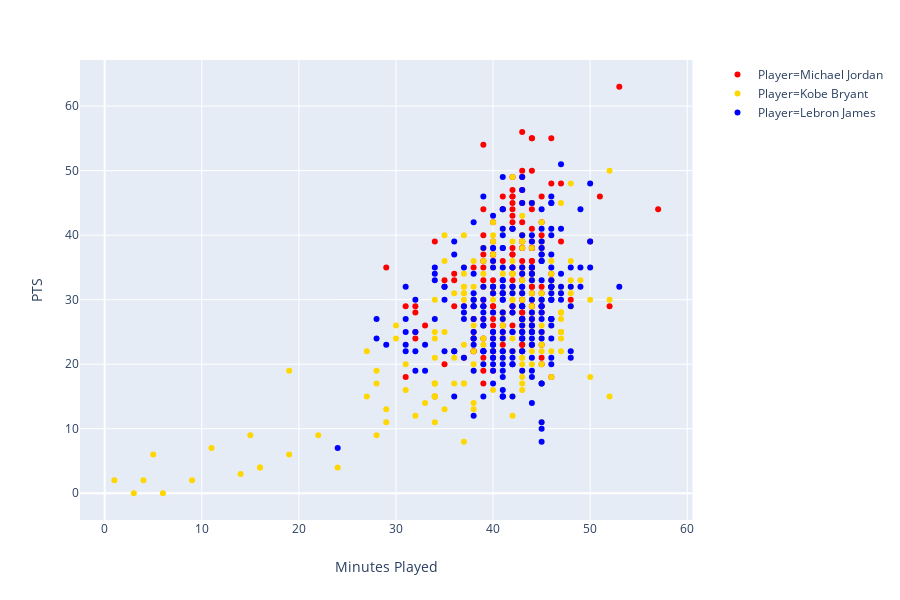

The notebook cell saved with this chart:
### Code cell
#create rough interactive scatter plot
px.scatter(playoffs_mj_kb_lj,x='Minutes Played',y='PTS',color='Player',color_discrete_sequence=['red','gold','blue'],hover_name='Date')

### Figure 1 — Plotly figure (JSON) as saved in the notebook; plotly's stock layout.template omitted (floating-point values rounded to 4 significant figures; data arrays with more than 128 entries replaced by an {"elided": "..."} marker saying what was removed)
{"data": [{"hoverlabel": {"namelength": 0}, "hovertemplate": "<b>%{hovertext}</b><br><br>Player=Michael Jordan<br>Minutes Played=%{x}<br>PTS=%{y}", "hovertext": {"elided": "179 str values"}, "legendgroup": "Player=Michael Jordan", "marker": {"color": "red", "symbol": "circle"}, "mode": "markers", "name": "Player=Michael Jordan", "showlegend": true, "type": "scatter", "x": {"elided": "179 int values"}, "xaxis": "x", "y": {"elided": "179 float values"}, "yaxis": "y"}, {"hoverlabel": {"namelength": 0}, "hovertemplate": "<b>%{hovertext}</b><br><br>Player=Kobe Bryant<br>Minutes Played=%{x}<br>PTS=%{y}", "hovertext": {"elided": "220 str values"}, "legendgroup": "Player=Kobe Bryant", "marker": {"color": "gold", "symbol": "circle"}, "mode": "markers", "name": "Player=Kobe Bryant", "showlegend": true, "type": "scatter", "x": {"elided": "220 int values"}, "xaxis": "x", "y": {"elided": "220 float values"}, "yaxis": "y"}, {"hoverlabel": {"namelength": 0}, "hovertemplate": "<b>%{hovertext}</b><br><br>Player=Lebron James<br>Minutes Played=%{x}<br>PTS=%{y}", "hovertext": {"elided": "239 str values"}, "legendgroup": "Player=Lebron James", "marker": {"color": "blue", "symbol": "circle"}, "mode": "markers", "name": "Player=Lebron James", "showlegend": true, "type": "scatter", "x": {"elided": "239 int values"}, "xaxis": "x", "y": {"elided": "239 float values"}, "yaxis": "y"}], "layout": {"height": 600, "legend": {"tracegroupgap": 0}, "margin": {"t": 60}, "xaxis": {"anchor": "y", "domain": [0.0, 0.98], "title": {"text": "Minutes Played"}}, "yaxis": {"anchor": "x", "domain": [0.0, 1.0], "title": {"text": "PTS"}}}}
